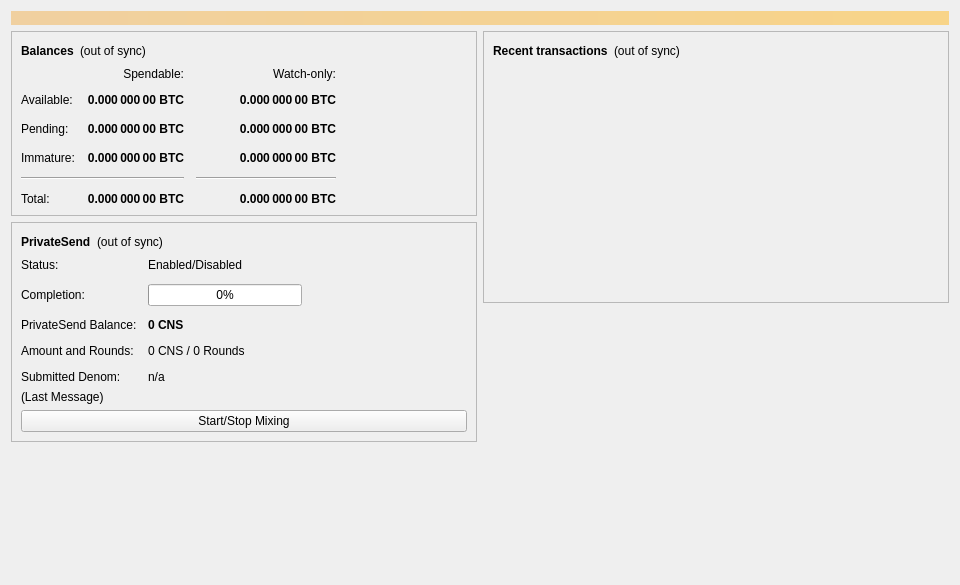
<?xml version="1.0" encoding="UTF-8"?>
<ui version="4.0">
 <class>OverviewPage</class>
 <widget class="QWidget" name="OverviewPage">
  <property name="geometry">
   <rect>
    <x>0</x>
    <y>0</y>
    <width>960</width>
    <height>585</height>
   </rect>
  </property>
  <property name="minimumSize">
   <size>
    <width>960</width>
    <height>0</height>
   </size>
  </property>
  <property name="windowTitle">
   <string>Form</string>
  </property>
  <layout class="QVBoxLayout" name="topLayout">
   <item>
    <widget class="QLabel" name="labelAlerts">
     <property name="visible">
      <bool>false</bool>
     </property>
     <property name="styleSheet">
      <string notr="true">QLabel { background-color: qlineargradient(x1: 0, y1: 0, x2: 1, y2: 0, stop:0 #F0D0A0, stop:1 #F8D488); color:#000000; }</string>
     </property>
     <property name="wordWrap">
      <bool>true</bool>
     </property>
     <property name="margin">
      <number>3</number>
     </property>
     <property name="textInteractionFlags">
      <set>Qt::TextSelectableByMouse</set>
     </property>
    </widget>
   </item>
   <item>
    <layout class="QHBoxLayout" name="horizontalLayout" stretch="1,1">
     <item>
      <layout class="QVBoxLayout" name="verticalLayout_2">
       <item>
        <widget class="QFrame" name="frame">
         <property name="frameShape">
          <enum>QFrame::StyledPanel</enum>
         </property>
         <property name="frameShadow">
          <enum>QFrame::Raised</enum>
         </property>
         <layout class="QVBoxLayout" name="verticalLayout_4">
          <item>
           <layout class="QHBoxLayout" name="horizontalLayout_4">
            <item>
             <widget class="QLabel" name="label_5">
              <property name="font">
               <font>
                <weight>75</weight>
                <bold>true</bold>
               </font>
              </property>
              <property name="text">
               <string>Balances</string>
              </property>
             </widget>
            </item>
            <item>
             <widget class="QLabel" name="labelWalletStatus">
              <property name="toolTip">
               <string>The displayed information may be out of date. Your wallet automatically synchronizes with the CNS network after a connection is established, but this process has not completed yet.</string>
              </property>
              <property name="text">
               <string notr="true">(out of sync)</string>
              </property>
              <property name="alignment">
               <set>Qt::AlignLeading|Qt::AlignLeft|Qt::AlignVCenter</set>
              </property>
             </widget>
            </item>
            <item>
             <spacer name="horizontalSpacer_3">
              <property name="orientation">
               <enum>Qt::Horizontal</enum>
              </property>
              <property name="sizeHint" stdset="0">
               <size>
                <width>40</width>
                <height>20</height>
               </size>
              </property>
             </spacer>
            </item>
           </layout>
          </item>
          <item>
           <layout class="QGridLayout" name="gridLayout">
            <property name="spacing">
             <number>12</number>
            </property>
            <item row="2" column="2">
             <widget class="QLabel" name="labelWatchPending">
              <property name="font">
               <font>
                <weight>75</weight>
                <bold>true</bold>
               </font>
              </property>
              <property name="cursor">
               <cursorShape>IBeamCursor</cursorShape>
              </property>
              <property name="toolTip">
               <string>Unconfirmed transactions to watch-only addresses</string>
              </property>
              <property name="text">
               <string notr="true">0.000 000 00 BTC</string>
              </property>
              <property name="alignment">
               <set>Qt::AlignRight|Qt::AlignTrailing|Qt::AlignVCenter</set>
              </property>
              <property name="textInteractionFlags">
               <set>Qt::LinksAccessibleByMouse|Qt::TextSelectableByKeyboard|Qt::TextSelectableByMouse</set>
              </property>
             </widget>
            </item>
            <item row="2" column="1">
             <widget class="QLabel" name="labelUnconfirmed">
              <property name="font">
               <font>
                <weight>75</weight>
                <bold>true</bold>
               </font>
              </property>
              <property name="cursor">
               <cursorShape>IBeamCursor</cursorShape>
              </property>
              <property name="toolTip">
               <string>Total of transactions that have yet to be confirmed, and do not yet count toward the spendable balance</string>
              </property>
              <property name="text">
               <string notr="true">0.000 000 00 BTC</string>
              </property>
              <property name="alignment">
               <set>Qt::AlignRight|Qt::AlignTrailing|Qt::AlignVCenter</set>
              </property>
              <property name="textInteractionFlags">
               <set>Qt::LinksAccessibleByMouse|Qt::TextSelectableByKeyboard|Qt::TextSelectableByMouse</set>
              </property>
             </widget>
            </item>
            <item row="3" column="2">
             <widget class="QLabel" name="labelWatchImmature">
              <property name="font">
               <font>
                <weight>75</weight>
                <bold>true</bold>
               </font>
              </property>
              <property name="cursor">
               <cursorShape>IBeamCursor</cursorShape>
              </property>
              <property name="toolTip">
               <string>Mined balance in watch-only addresses that has not yet matured</string>
              </property>
              <property name="text">
               <string notr="true">0.000 000 00 BTC</string>
              </property>
              <property name="alignment">
               <set>Qt::AlignRight|Qt::AlignTrailing|Qt::AlignVCenter</set>
              </property>
              <property name="textInteractionFlags">
               <set>Qt::LinksAccessibleByMouse|Qt::TextSelectableByKeyboard|Qt::TextSelectableByMouse</set>
              </property>
             </widget>
            </item>
            <item row="4" column="0" colspan="2">
             <widget class="Line" name="lineSpendableBalance">
              <property name="orientation">
               <enum>Qt::Horizontal</enum>
              </property>
             </widget>
            </item>
            <item row="4" column="2">
             <widget class="Line" name="lineWatchBalance">
              <property name="sizePolicy">
               <sizepolicy hsizetype="Preferred" vsizetype="Fixed">
                <horstretch>0</horstretch>
                <verstretch>0</verstretch>
               </sizepolicy>
              </property>
              <property name="minimumSize">
               <size>
                <width>140</width>
                <height>0</height>
               </size>
              </property>
              <property name="orientation">
               <enum>Qt::Horizontal</enum>
              </property>
             </widget>
            </item>
            <item row="5" column="0">
             <widget class="QLabel" name="labelTotalText">
              <property name="text">
               <string>Total:</string>
              </property>
             </widget>
            </item>
            <item row="3" column="1">
             <widget class="QLabel" name="labelImmature">
              <property name="font">
               <font>
                <weight>75</weight>
                <bold>true</bold>
               </font>
              </property>
              <property name="cursor">
               <cursorShape>IBeamCursor</cursorShape>
              </property>
              <property name="toolTip">
               <string>Mined balance that has not yet matured</string>
              </property>
              <property name="text">
               <string notr="true">0.000 000 00 BTC</string>
              </property>
              <property name="alignment">
               <set>Qt::AlignRight|Qt::AlignTrailing|Qt::AlignVCenter</set>
              </property>
              <property name="textInteractionFlags">
               <set>Qt::LinksAccessibleByMouse|Qt::TextSelectableByKeyboard|Qt::TextSelectableByMouse</set>
              </property>
             </widget>
            </item>
            <item row="2" column="3">
             <spacer name="horizontalSpacer_2">
              <property name="orientation">
               <enum>Qt::Horizontal</enum>
              </property>
              <property name="sizeHint" stdset="0">
               <size>
                <width>40</width>
                <height>20</height>
               </size>
              </property>
             </spacer>
            </item>
            <item row="3" column="0">
             <widget class="QLabel" name="labelImmatureText">
              <property name="text">
               <string>Immature:</string>
              </property>
             </widget>
            </item>
            <item row="5" column="1">
             <widget class="QLabel" name="labelTotal">
              <property name="font">
               <font>
                <weight>75</weight>
                <bold>true</bold>
               </font>
              </property>
              <property name="cursor">
               <cursorShape>IBeamCursor</cursorShape>
              </property>
              <property name="toolTip">
               <string>Your current total balance</string>
              </property>
              <property name="text">
               <string notr="true">0.000 000 00 BTC</string>
              </property>
              <property name="alignment">
               <set>Qt::AlignRight|Qt::AlignTrailing|Qt::AlignVCenter</set>
              </property>
              <property name="textInteractionFlags">
               <set>Qt::LinksAccessibleByMouse|Qt::TextSelectableByKeyboard|Qt::TextSelectableByMouse</set>
              </property>
             </widget>
            </item>
            <item row="5" column="2">
             <widget class="QLabel" name="labelWatchTotal">
              <property name="font">
               <font>
                <weight>75</weight>
                <bold>true</bold>
               </font>
              </property>
              <property name="cursor">
               <cursorShape>IBeamCursor</cursorShape>
              </property>
              <property name="toolTip">
               <string>Current total balance in watch-only addresses</string>
              </property>
              <property name="text">
               <string notr="true">0.000 000 00 BTC</string>
              </property>
              <property name="alignment">
               <set>Qt::AlignRight|Qt::AlignTrailing|Qt::AlignVCenter</set>
              </property>
              <property name="textInteractionFlags">
               <set>Qt::LinksAccessibleByMouse|Qt::TextSelectableByKeyboard|Qt::TextSelectableByMouse</set>
              </property>
             </widget>
            </item>
            <item row="0" column="2">
             <widget class="QLabel" name="labelWatchonly">
              <property name="text">
               <string>Watch-only:</string>
              </property>
              <property name="alignment">
               <set>Qt::AlignRight|Qt::AlignTrailing|Qt::AlignVCenter</set>
              </property>
             </widget>
            </item>
            <item row="1" column="0">
             <widget class="QLabel" name="labelBalanceText">
              <property name="text">
               <string>Available:</string>
              </property>
             </widget>
            </item>
            <item row="1" column="1">
             <widget class="QLabel" name="labelBalance">
              <property name="font">
               <font>
                <weight>75</weight>
                <bold>true</bold>
               </font>
              </property>
              <property name="cursor">
               <cursorShape>IBeamCursor</cursorShape>
              </property>
              <property name="toolTip">
               <string>Your current spendable balance</string>
              </property>
              <property name="text">
               <string notr="true">0.000 000 00 BTC</string>
              </property>
              <property name="alignment">
               <set>Qt::AlignRight|Qt::AlignTrailing|Qt::AlignVCenter</set>
              </property>
              <property name="textInteractionFlags">
               <set>Qt::LinksAccessibleByMouse|Qt::TextSelectableByKeyboard|Qt::TextSelectableByMouse</set>
              </property>
             </widget>
            </item>
            <item row="1" column="2">
             <widget class="QLabel" name="labelWatchAvailable">
              <property name="font">
               <font>
                <weight>75</weight>
                <bold>true</bold>
               </font>
              </property>
              <property name="cursor">
               <cursorShape>IBeamCursor</cursorShape>
              </property>
              <property name="toolTip">
               <string>Your current balance in watch-only addresses</string>
              </property>
              <property name="text">
               <string notr="true">0.000 000 00 BTC</string>
              </property>
              <property name="alignment">
               <set>Qt::AlignRight|Qt::AlignTrailing|Qt::AlignVCenter</set>
              </property>
              <property name="textInteractionFlags">
               <set>Qt::LinksAccessibleByMouse|Qt::TextSelectableByKeyboard|Qt::TextSelectableByMouse</set>
              </property>
             </widget>
            </item>
            <item row="2" column="0">
             <widget class="QLabel" name="labelPendingText">
              <property name="text">
               <string>Pending:</string>
              </property>
             </widget>
            </item>
            <item row="0" column="1">
             <widget class="QLabel" name="labelSpendable">
              <property name="text">
               <string>Spendable:</string>
              </property>
              <property name="alignment">
               <set>Qt::AlignRight|Qt::AlignTrailing|Qt::AlignVCenter</set>
              </property>
             </widget>
            </item>
           </layout>
          </item>
         </layout>
        </widget>
       </item>
       <item>
        <widget class="QFrame" name="framePrivateSend">
         <property name="layoutDirection">
          <enum>Qt::LeftToRight</enum>
         </property>
         <property name="frameShape">
          <enum>QFrame::StyledPanel</enum>
         </property>
         <property name="frameShadow">
          <enum>QFrame::Raised</enum>
         </property>
         <layout class="QVBoxLayout" name="VerticalLayout_PS1">
          <item>
           <layout class="QHBoxLayout" name="horizontalLayout_5">
            <item>
             <widget class="QLabel" name="labelPrivateSendHeader">
              <property name="font">
               <font>
                <weight>75</weight>
                <bold>true</bold>
               </font>
              </property>
              <property name="text">
               <string>PrivateSend</string>
              </property>
             </widget>
            </item>
            <item>
             <widget class="QLabel" name="labelPrivateSendSyncStatus">
              <property name="toolTip">
               <string>The displayed information may be out of date. Your wallet automatically synchronizes with the CNS network after a connection is established, but this process has not completed yet.</string>
              </property>
              <property name="text">
               <string notr="true">(out of sync)</string>
              </property>
              <property name="alignment">
               <set>Qt::AlignLeading|Qt::AlignLeft|Qt::AlignVCenter</set>
              </property>
             </widget>
            </item>
            <item>
             <spacer name="horizontalSpacer_4">
              <property name="orientation">
               <enum>Qt::Horizontal</enum>
              </property>
              <property name="sizeHint" stdset="0">
               <size>
                <width>40</width>
                <height>20</height>
               </size>
              </property>
             </spacer>
            </item>
           </layout>
          </item>
          <item>
           <layout class="QFormLayout" name="privateSendFormLayout">
            <property name="fieldGrowthPolicy">
             <enum>QFormLayout::AllNonFixedFieldsGrow</enum>
            </property>
            <property name="horizontalSpacing">
             <number>11</number>
            </property>
            <property name="verticalSpacing">
             <number>12</number>
            </property>
            <item row="0" column="0">
             <widget class="QLabel" name="labelPrivateSendEnabledText">
              <property name="text">
               <string>Status:</string>
              </property>
             </widget>
            </item>
            <item row="0" column="1">
             <widget class="QLabel" name="labelPrivateSendEnabled">
              <property name="text">
               <string>Enabled/Disabled</string>
              </property>
             </widget>
            </item>
            <item row="1" column="0">
             <widget class="QLabel" name="labelCompletitionText">
              <property name="text">
               <string>Completion:</string>
              </property>
             </widget>
            </item>
            <item row="1" column="1">
             <widget class="QProgressBar" name="privateSendProgress">
              <property name="maximumSize">
               <size>
                <width>154</width>
                <height>16777215</height>
               </size>
              </property>
              <property name="value">
               <number>0</number>
              </property>
             </widget>
            </item>
            <item row="2" column="0">
             <widget class="QLabel" name="labelAnonymizedText">
              <property name="text">
               <string>PrivateSend Balance:</string>
              </property>
             </widget>
            </item>
            <item row="2" column="1">
             <widget class="QLabel" name="labelAnonymized">
              <property name="font">
               <font>
                <weight>75</weight>
                <bold>true</bold>
               </font>
              </property>
              <property name="text">
               <string notr="true">0 CNS</string>
              </property>
             </widget>
            </item>
            <item row="3" column="0">
             <widget class="QLabel" name="labelAmountAndRoundsText">
              <property name="text">
               <string>Amount and Rounds:</string>
              </property>
             </widget>
            </item>
            <item row="3" column="1">
             <widget class="QLabel" name="labelAmountRounds">
              <property name="text">
               <string>0 CNS / 0 Rounds</string>
              </property>
             </widget>
            </item>
            <item row="4" column="0">
             <widget class="QLabel" name="labelSubmittedDenomText">
              <property name="text">
               <string>Submitted Denom:</string>
              </property>
             </widget>
            </item>
            <item row="4" column="1">
             <widget class="QLabel" name="labelSubmittedDenom">
              <property name="toolTip">
               <string>The denominations you submitted to the Smartnode.&lt;br&gt;To mix, other users must submit the exact same denominations.</string>
              </property>
              <property name="text">
               <string>n/a</string>
              </property>
             </widget>
            </item>
           </layout>
          </item>
          <item>
           <layout class="QVBoxLayout" name="VerticalLayout_PS">
            <item>
             <widget class="QLabel" name="labelPrivateSendLastMessage">
              <property name="text">
               <string>(Last Message)</string>
              </property>
              <property name="alignment">
               <set>Qt::AlignLeading|Qt::AlignLeft|Qt::AlignTop</set>
              </property>
              <property name="wordWrap">
               <bool>true</bool>
              </property>
             </widget>
            </item>
            <item>
             <widget class="QPushButton" name="togglePrivateSend">
              <property name="sizePolicy">
               <sizepolicy hsizetype="MinimumExpanding" vsizetype="Fixed">
                <horstretch>0</horstretch>
                <verstretch>0</verstretch>
               </sizepolicy>
              </property>
              <property name="text">
               <string>Start/Stop Mixing</string>
              </property>
             </widget>
            </item>
           </layout>
          </item>
         </layout>
        </widget>
       </item>
       <item>
        <spacer name="verticalSpacer">
         <property name="orientation">
          <enum>Qt::Vertical</enum>
         </property>
         <property name="sizeHint" stdset="0">
          <size>
           <width>20</width>
           <height>40</height>
          </size>
         </property>
        </spacer>
       </item>
      </layout>
     </item>
     <item>
      <layout class="QVBoxLayout" name="verticalLayout_3">
       <item>
        <widget class="QFrame" name="frame_2">
         <property name="frameShape">
          <enum>QFrame::StyledPanel</enum>
         </property>
         <property name="frameShadow">
          <enum>QFrame::Raised</enum>
         </property>
         <layout class="QVBoxLayout" name="verticalLayout">
          <item>
           <layout class="QHBoxLayout" name="horizontalLayout_2">
            <item>
             <widget class="QLabel" name="label_4">
              <property name="font">
               <font>
                <weight>75</weight>
                <bold>true</bold>
               </font>
              </property>
              <property name="text">
               <string>Recent transactions</string>
              </property>
             </widget>
            </item>
            <item>
             <widget class="QLabel" name="labelTransactionsStatus">
              <property name="toolTip">
               <string>The displayed information may be out of date. Your wallet automatically synchronizes with the CNS network after a connection is established, but this process has not completed yet.</string>
              </property>
              <property name="text">
               <string notr="true">(out of sync)</string>
              </property>
              <property name="alignment">
               <set>Qt::AlignLeading|Qt::AlignLeft|Qt::AlignVCenter</set>
              </property>
             </widget>
            </item>
            <item>
             <spacer name="horizontalSpacer">
              <property name="orientation">
               <enum>Qt::Horizontal</enum>
              </property>
              <property name="sizeHint" stdset="0">
               <size>
                <width>40</width>
                <height>20</height>
               </size>
              </property>
             </spacer>
            </item>
           </layout>
          </item>
          <item>
           <widget class="QListView" name="listTransactions">
            <property name="styleSheet">
             <string notr="true">QListView { background: transparent; }</string>
            </property>
            <property name="frameShape">
             <enum>QFrame::NoFrame</enum>
            </property>
            <property name="verticalScrollBarPolicy">
             <enum>Qt::ScrollBarAlwaysOff</enum>
            </property>
            <property name="horizontalScrollBarPolicy">
             <enum>Qt::ScrollBarAlwaysOff</enum>
            </property>
            <property name="selectionMode">
             <enum>QAbstractItemView::NoSelection</enum>
            </property>
           </widget>
          </item>
         </layout>
        </widget>
       </item>
       <item>
        <spacer name="verticalSpacer_2">
         <property name="orientation">
          <enum>Qt::Vertical</enum>
         </property>
         <property name="sizeHint" stdset="0">
          <size>
           <width>20</width>
           <height>40</height>
          </size>
         </property>
        </spacer>
       </item>
      </layout>
     </item>
    </layout>
   </item>
  </layout>
 </widget>
 <resources/>
 <connections/>
</ui>
